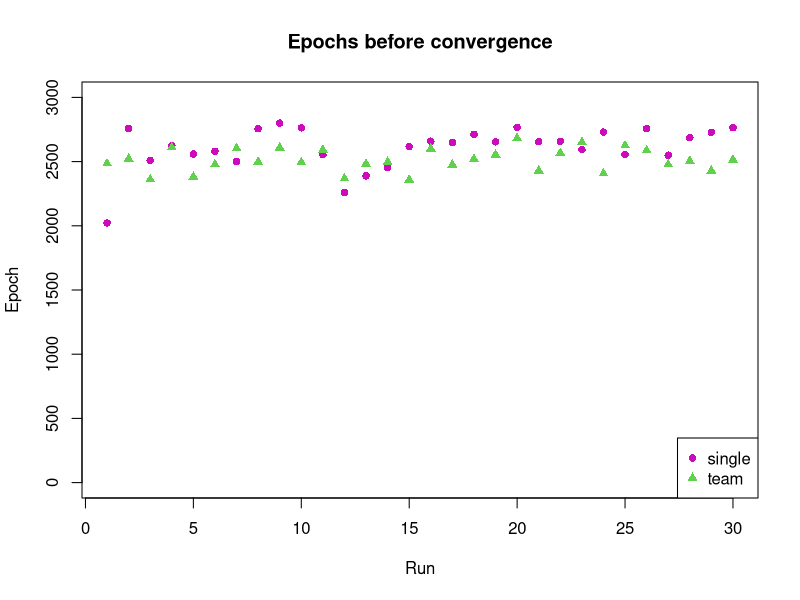
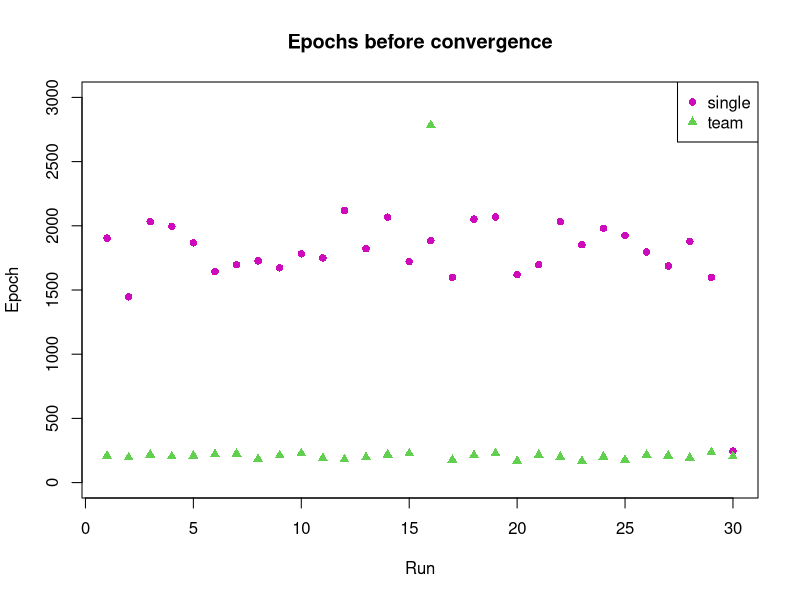
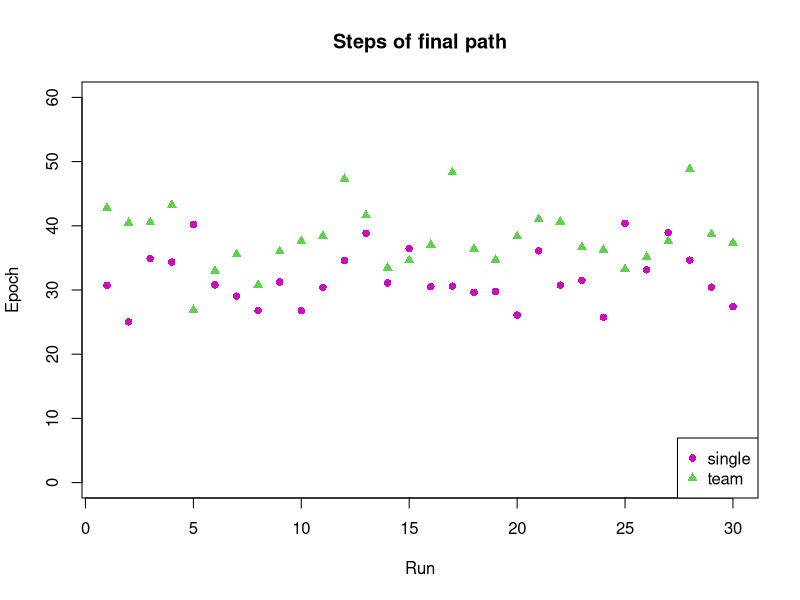
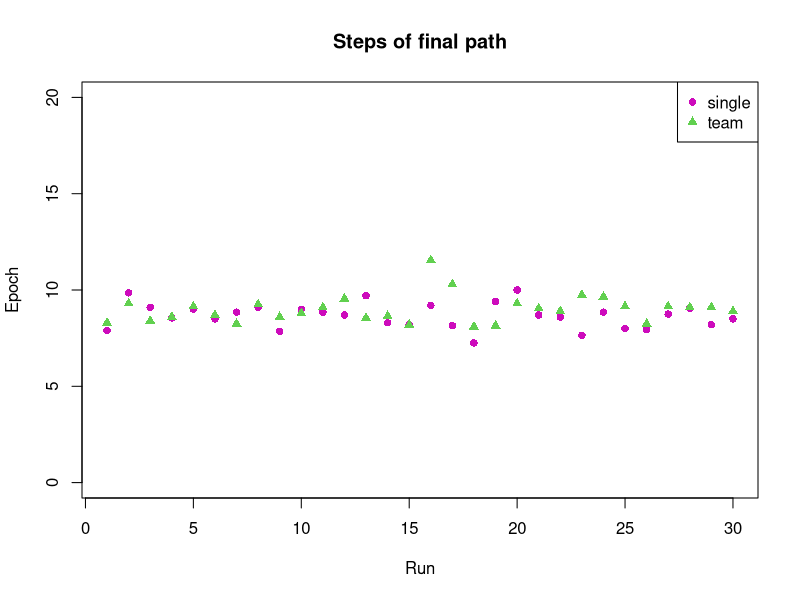

Write R code to recreate these figures, in order.
### ------- Convergence -------- ###

single = read.csv("Convergence_single.csv", sep="\t")
team = read.csv("Convergence_team.csv", sep="\t")

t.test(single$Not_grabbed, team$Not_grabbed)
t.test(single$Grabbed, team$Grabbed)
t.test(single$Grabbed + single$Not_grabbed, team$Grabbed + team$Not_grabbed)

#par(mfrow=c(1,2))

plot(single$Not_grabbed, ylim = c(0,3000), col=150, pch=16, main = "Epochs before convergence", ylab = "Epoch", xlab = "Run")
points(team$Not_grabbed, col=51, pch=17)
legend("bottomright", c("single", "team"), col=c(150, 51),pch=c(16, 17))

plot(single$Grabbed, col=150, ylim = c(0,3000), pch=16, main = "Epochs before convergence", ylab = "Epoch", xlab = "Run")
points(team$Grabbed, col=51, pch=17)
legend("topright", c("single", "team"), col=c(150, 51),pch=c(16, 17))


### ------- Path -------- ###

single = read.csv("Path_single.csv", sep="\t")
team = read.csv("Path_team.csv", sep="\t")

t.test(single$Not_grabbed, team$Not_grabbed)
t.test(single$Grabbed, team$Grabbed)
t.test(single$Grabbed + single$Not_grabbed, team$Grabbed + team$Not_grabbed)

#par(mfrow=c(1,2))

plot(single$Not_grabbed, ylim = c(0,60), col=150, pch=16, main = "Steps of final path", ylab = "Epoch", xlab = "Run")
points(team$Not_grabbed, col=51, pch=17)
legend("bottomright", c("single", "team"), col=c(150, 51),pch=c(16, 17))

plot(single$Grabbed, col=150, ylim = c(0,20), pch=16, main = "Steps of final path", ylab = "Epoch", xlab = "Run")
points(team$Grabbed, col=51, pch=17)
legend("topright", c("single", "team"), col=c(150, 51),pch=c(16, 17))
